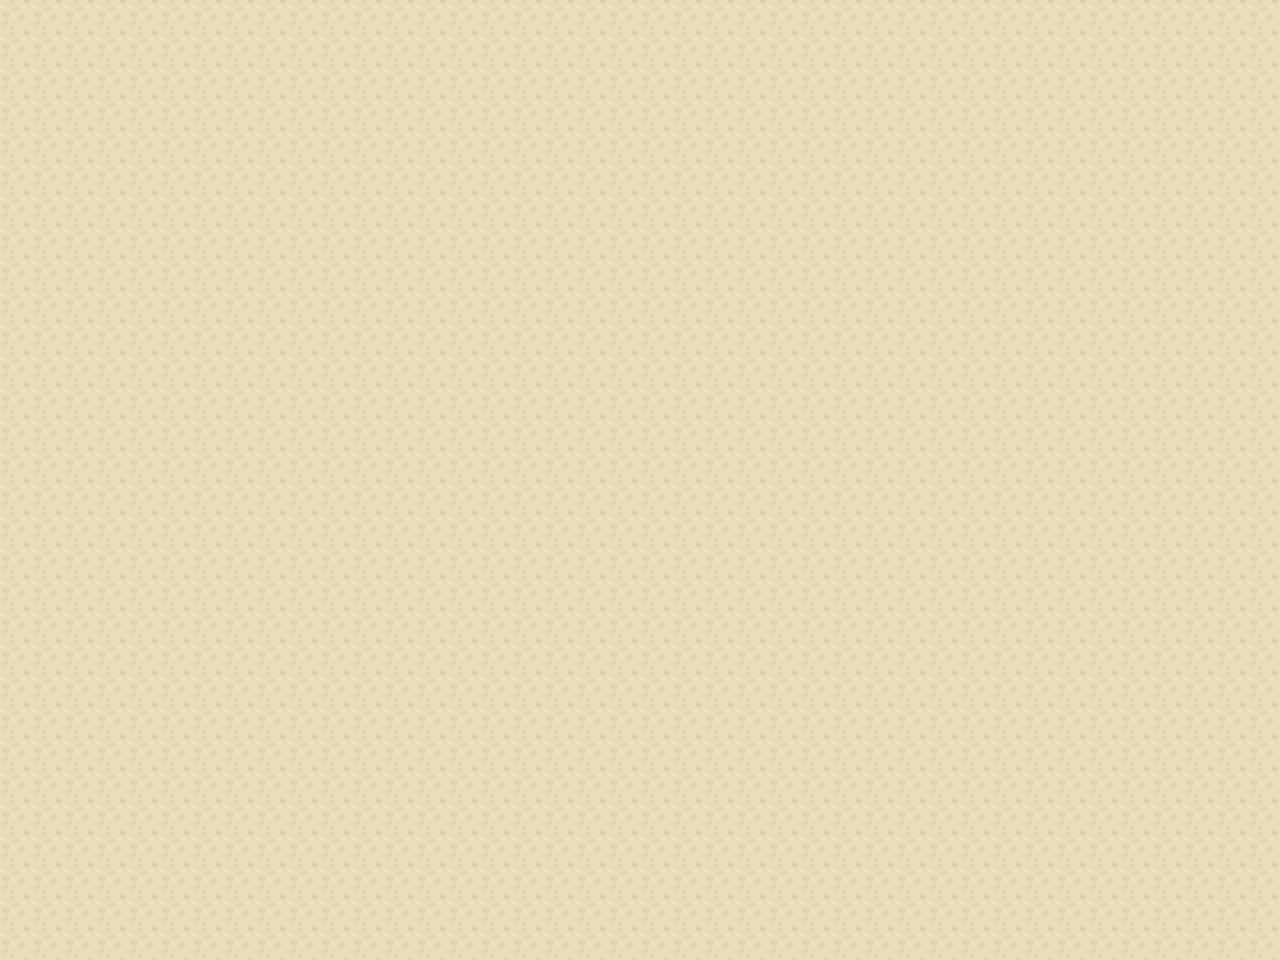

Rendered tile map (Tiled .tmx) drawn with the repository's tilesets; below, a short description and the full map source, tile grids included:
An orthogonal 40x30 tile map with 32x32 px tiles, 2 tile layers (地面, 障碍物), 3 tilesets and 2 objects.

<map version="1.10" tiledversion="1.10.2" orientation="orthogonal" renderorder="right-down" width="40" height="30" tilewidth="32" tileheight="32" infinite="0" nextlayerid="5" nextobjectid="4">
 <tileset firstgid="1" name="City" tilewidth="32" tileheight="32" tilecount="7240" columns="8">
  <image source="tiles/City.png" trans="000000" width="256" height="28971" />
 </tileset>
 <tileset firstgid="7241" source="tiles/npcs.tsx" />
 <tileset firstgid="7251" source="tiles/portals.tsx" />
 <layer id="1" name="地面" width="40" height="30">
  <data encoding="csv">
4,4,4,4,4,4,4,4,4,4,4,4,4,4,4,4,4,4,4,4,4,4,4,4,4,4,4,4,4,4,4,4,4,4,4,4,4,4,4,4,
4,4,4,4,4,4,4,4,4,4,4,4,4,4,4,4,4,4,4,4,4,4,4,4,4,4,4,4,4,4,4,4,4,4,4,4,4,4,4,4,
4,4,4,4,4,4,4,4,4,4,4,4,4,4,4,4,4,4,4,4,4,4,4,4,4,4,4,4,4,4,4,4,4,4,4,4,4,4,4,4,
4,4,4,4,4,4,4,4,4,4,4,4,4,4,4,4,4,4,4,4,4,4,4,4,4,4,4,4,4,4,4,4,4,4,4,4,4,4,4,4,
4,4,4,4,4,4,4,4,4,4,4,4,4,4,4,4,4,4,4,4,4,4,4,4,4,4,4,4,4,4,4,4,4,4,4,4,4,4,4,4,
4,4,4,4,4,4,4,4,4,4,4,4,4,4,4,4,4,4,4,4,4,4,4,4,4,4,4,4,4,4,4,4,4,4,4,4,4,4,4,4,
4,4,4,4,4,4,4,4,4,4,4,4,4,4,4,4,4,4,4,4,4,4,4,4,4,4,4,4,4,4,4,4,4,4,4,4,4,4,4,4,
4,4,4,4,4,4,4,4,4,4,4,4,4,4,4,4,4,4,4,4,4,4,4,4,4,4,4,4,4,4,4,4,4,4,4,4,4,4,4,4,
4,4,4,4,4,4,4,4,4,4,4,4,4,4,4,4,4,4,4,4,4,4,4,4,4,4,4,4,4,4,4,4,4,4,4,4,4,4,4,4,
4,4,4,4,4,4,4,4,4,4,4,4,4,4,4,4,4,4,4,4,4,4,4,4,4,4,4,4,4,4,4,4,4,4,4,4,4,4,4,4,
4,4,4,4,4,4,4,4,4,4,4,4,4,4,4,4,4,4,4,4,4,4,4,4,4,4,4,4,4,4,4,4,4,4,4,4,4,4,4,4,
4,4,4,4,4,4,4,4,4,4,4,4,4,4,4,4,4,4,4,4,4,4,4,4,4,4,4,4,4,4,4,4,4,4,4,4,4,4,4,4,
4,4,4,4,4,4,4,4,4,4,4,4,4,4,4,4,4,4,4,4,4,4,4,4,4,4,4,4,4,4,4,4,4,4,4,4,4,4,4,4,
4,4,4,4,4,4,4,4,4,4,4,4,4,4,4,4,4,4,4,4,4,4,4,4,4,4,4,4,4,4,4,4,4,4,4,4,4,4,4,4,
4,4,4,4,4,4,4,4,4,4,4,4,4,4,4,4,4,4,4,4,4,4,4,4,4,4,4,4,4,4,4,4,4,4,4,4,4,4,4,4,
4,4,4,4,4,4,4,4,4,4,4,4,4,4,4,4,4,4,4,4,4,4,4,4,4,4,4,4,4,4,4,4,4,4,4,4,4,4,4,4,
4,4,4,4,4,4,4,4,4,4,4,4,4,4,4,4,4,4,4,4,4,4,4,4,4,4,4,4,4,4,4,4,4,4,4,4,4,4,4,4,
4,4,4,4,4,4,4,4,4,4,4,4,4,4,4,4,4,4,4,4,4,4,4,4,4,4,4,4,4,4,4,4,4,4,4,4,4,4,4,4,
4,4,4,4,4,4,4,4,4,4,4,4,4,4,4,4,4,4,4,4,4,4,4,4,4,4,4,4,4,4,4,4,4,4,4,4,4,4,4,4,
4,4,4,4,4,4,4,4,4,4,4,4,4,4,4,4,4,4,4,4,4,4,4,4,4,4,4,4,4,4,4,4,4,4,4,4,4,4,4,4,
4,4,4,4,4,4,4,4,4,4,4,4,4,4,4,4,4,4,4,4,4,4,4,4,4,4,4,4,4,4,4,4,4,4,4,4,4,4,4,4,
4,4,4,4,4,4,4,4,4,4,4,4,4,4,4,4,4,4,4,4,4,4,4,4,4,4,4,4,4,4,4,4,4,4,4,4,4,4,4,4,
4,4,4,4,4,4,4,4,4,4,4,4,4,4,4,4,4,4,4,4,4,4,4,4,4,4,4,4,4,4,4,4,4,4,4,4,4,4,4,4,
4,4,4,4,4,4,4,4,4,4,4,4,4,4,4,4,4,4,4,4,4,4,4,4,4,4,4,4,4,4,4,4,4,4,4,4,4,4,4,4,
4,4,4,4,4,4,4,4,4,4,4,4,4,4,4,4,4,4,4,4,4,4,4,4,4,4,4,4,4,4,4,4,4,4,4,4,4,4,4,4,
4,4,4,4,4,4,4,4,4,4,4,4,4,4,4,4,4,4,4,4,4,4,4,4,4,4,4,4,4,4,4,4,4,4,4,4,4,4,4,4,
4,4,4,4,4,4,4,4,4,4,4,4,4,4,4,4,4,4,4,4,4,4,4,4,4,4,4,4,4,4,4,4,4,4,4,4,4,4,4,4,
4,4,4,4,4,4,4,4,4,4,4,4,4,4,4,4,4,4,4,4,4,4,4,4,4,4,4,4,4,4,4,4,4,4,4,4,4,4,4,4,
4,4,4,4,4,4,4,4,4,4,4,4,4,4,4,4,4,4,4,4,4,4,4,4,4,4,4,4,4,4,4,4,4,4,4,4,4,4,4,4,
4,4,4,4,4,4,4,4,4,4,4,4,4,4,4,4,4,4,4,4,4,4,4,4,4,4,4,4,4,4,4,4,4,4,4,4,4,4,4,4
</data>
 </layer>
 <layer id="2" name="障碍物" width="40" height="30">
  <data encoding="csv">
4,4,4,4,4,4,4,4,4,4,4,4,4,4,4,4,4,4,4,4,4,4,4,4,4,4,4,4,4,4,4,4,4,4,4,4,4,4,4,4,
4,0,0,0,0,0,0,0,0,0,0,0,0,0,0,0,0,0,0,0,0,0,0,0,0,0,0,0,0,0,0,0,0,0,0,0,0,0,0,4,
4,0,0,0,0,0,0,0,0,0,0,0,0,0,0,0,0,0,0,0,0,0,0,0,0,0,0,0,0,0,0,0,0,0,0,0,0,0,0,4,
4,0,0,0,0,0,0,0,0,0,0,0,0,0,0,0,0,0,0,0,0,0,0,0,0,0,0,0,0,0,0,0,0,0,0,0,0,0,0,4,
4,0,0,0,0,0,0,0,0,0,0,0,0,0,0,0,0,0,0,0,0,0,0,0,0,0,0,0,0,0,0,0,0,0,0,0,0,0,0,4,
4,0,0,0,0,0,0,0,0,0,0,0,0,0,0,0,0,0,0,0,0,0,0,0,0,0,0,0,0,0,0,0,0,0,0,0,0,0,0,4,
4,0,0,0,0,0,0,0,0,0,0,0,0,0,0,0,0,0,0,0,0,0,0,0,0,0,0,0,0,0,0,0,0,0,0,0,0,0,0,4,
4,0,0,0,0,0,0,0,0,0,0,0,0,0,0,0,0,0,0,0,0,0,0,0,0,0,0,0,0,0,0,0,0,0,0,0,0,0,0,4,
4,0,0,0,0,0,0,0,0,0,0,0,0,0,0,0,0,0,0,0,0,0,0,0,0,0,0,0,0,0,0,0,0,0,0,0,0,0,0,4,
4,0,0,0,0,0,0,0,0,0,0,0,0,0,0,0,0,0,0,0,0,0,0,0,0,0,0,0,0,0,0,0,0,0,0,0,0,0,0,4,
4,0,0,0,0,0,0,0,0,0,0,0,0,0,0,0,0,0,0,0,0,0,0,0,0,0,0,0,0,0,0,0,0,0,0,0,0,0,0,4,
4,0,0,0,0,0,0,0,0,0,0,0,0,0,0,0,0,0,0,0,0,0,0,0,0,0,0,0,0,0,0,0,0,0,0,0,0,0,0,4,
4,0,0,0,0,0,0,0,0,0,0,0,0,0,0,0,0,0,0,0,0,0,0,0,0,0,0,0,0,0,0,0,0,0,0,0,0,0,0,4,
4,0,0,0,0,0,0,0,0,0,0,0,0,0,0,0,0,0,0,0,0,0,0,0,0,0,0,0,0,0,0,0,0,0,0,0,0,0,0,4,
4,0,0,0,0,0,0,0,0,0,0,0,0,0,0,0,0,0,0,0,0,0,0,0,0,0,0,0,0,0,0,0,0,0,0,0,0,0,0,4,
4,0,0,0,0,0,0,0,0,0,0,0,0,0,0,0,0,0,0,0,0,0,0,0,0,0,0,0,0,0,0,0,0,0,0,0,0,0,0,4,
4,0,0,0,0,0,0,0,0,0,0,0,0,0,0,0,0,0,0,0,0,0,0,0,0,0,0,0,0,0,0,0,0,0,0,0,0,0,0,4,
4,0,0,0,0,0,0,0,0,0,0,0,0,0,0,0,0,0,0,0,0,0,0,0,0,0,0,0,0,0,0,0,0,0,0,0,0,0,0,4,
4,0,0,0,0,0,0,0,0,0,0,0,0,0,0,0,0,0,0,0,0,0,0,0,0,0,0,0,0,0,0,0,0,0,0,0,0,0,0,4,
4,0,0,0,0,0,0,0,0,0,0,0,0,0,0,0,0,0,0,0,0,0,0,0,0,0,0,0,0,0,0,0,0,0,0,0,0,0,0,4,
4,0,0,0,0,0,0,0,0,0,0,0,0,0,0,0,0,0,0,0,0,0,0,0,0,0,0,0,0,0,0,0,0,0,0,0,0,0,0,4,
4,0,0,0,0,0,0,0,0,0,0,0,0,0,0,0,0,0,0,0,0,0,0,0,0,0,0,0,0,0,0,0,0,0,0,0,0,0,0,4,
4,0,0,0,0,0,0,0,0,0,0,0,0,0,0,0,0,0,0,0,0,0,0,0,0,0,0,0,0,0,0,0,0,0,0,0,0,0,0,4,
4,0,0,0,0,0,0,0,0,0,0,0,0,0,0,0,0,0,0,0,0,0,0,0,0,0,0,0,0,0,0,0,0,0,0,0,0,0,0,4,
4,0,0,0,0,0,0,0,0,0,0,0,0,0,0,0,0,0,0,0,0,0,0,0,0,0,0,0,0,0,0,0,0,0,0,0,0,0,0,4,
4,0,0,0,0,0,0,0,0,0,0,0,0,0,0,0,0,0,0,0,0,0,0,0,0,0,0,0,0,0,0,0,0,0,0,0,0,0,0,4,
4,0,0,0,0,0,0,0,0,0,0,0,0,0,0,0,0,0,0,0,0,0,0,0,0,0,0,0,0,0,0,0,0,0,0,0,0,0,0,4,
4,0,0,0,0,0,0,0,0,0,0,0,0,0,0,0,0,0,0,0,0,0,0,0,0,0,0,0,0,0,0,0,0,0,0,0,0,0,0,4,
4,0,0,0,0,0,0,0,0,0,0,0,0,0,0,0,0,0,0,0,0,0,0,0,0,0,0,0,0,0,0,0,0,0,0,0,0,0,0,4,
4,4,4,4,4,4,4,4,4,4,4,4,4,4,4,4,4,4,4,4,4,4,4,4,4,4,4,4,4,4,4,4,4,4,4,4,4,4,4,4
</data>
 </layer>
 <objectgroup id="3" name="KFC_NPC">
  <object id="1" gid="7245" x="964" y="488" width="150" height="150" />
 </objectgroup>
 <objectgroup id="4" name="portal_School">
  <object id="2" gid="7254" x="103.627" y="498.875" width="64" height="64" />
 </objectgroup>
</map>
